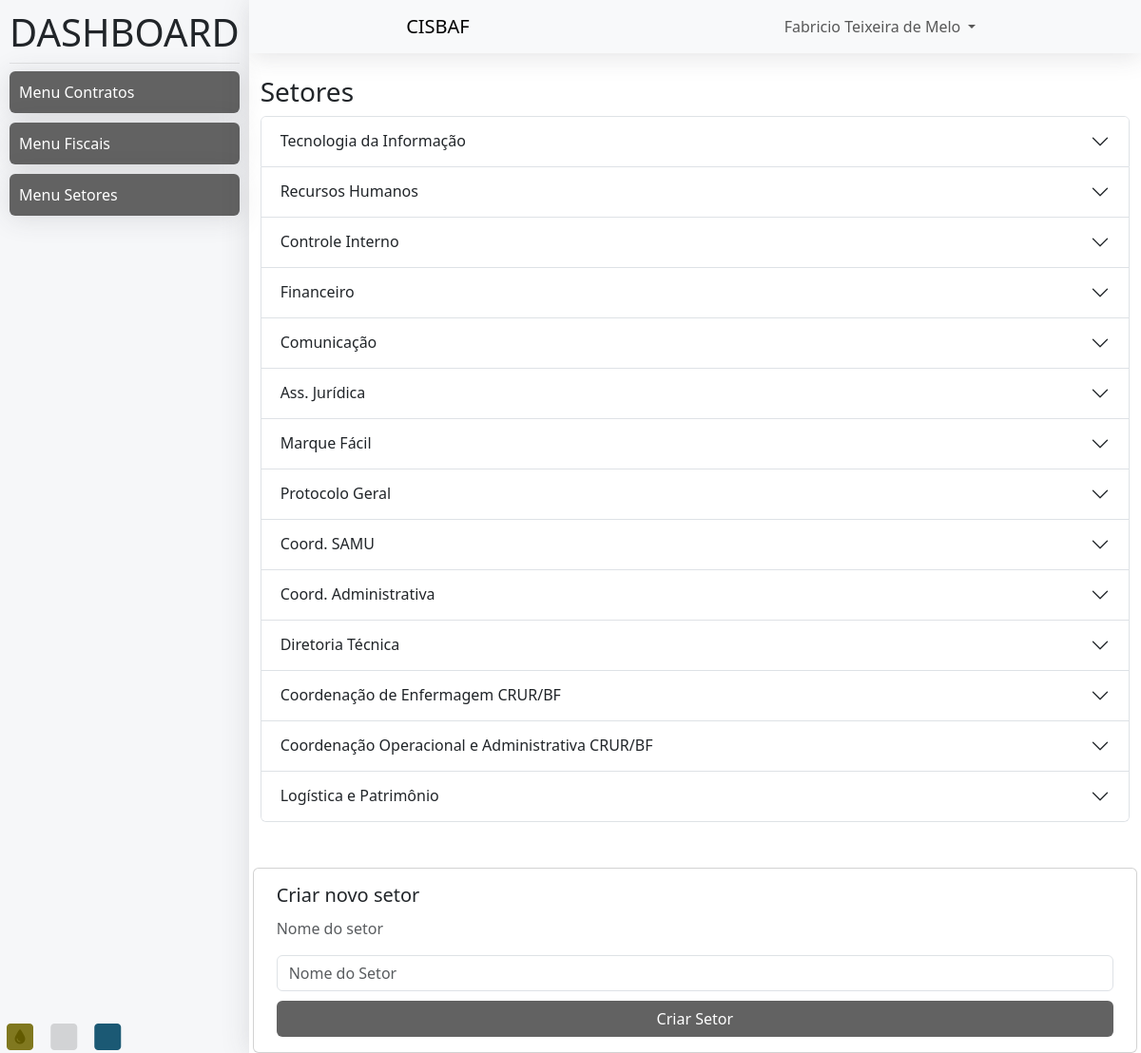
Page /dash/sectors (signed in) on the committed database.
### accounts/models.py (models this page shows, shortened)
class CustomUser(AbstractUser):
    cell_phone = models.CharField('celular', max_length=100, blank=True, null=True)
    sector = models.ForeignKey(Sector, on_delete=models.DO_NOTHING, blank=True, null=True)
    theme = models.TextField(null=True, blank=True)
    infos_json = None
    @classmethod
    def get_users(cls, **kwargs):
        data_users = CustomUser.objects.filter(**kwargs)
        for user in data_users:
            user.att_json()
        return data_users
    def att_json(self):
        self.infos_json = {
        'id': self.pk,
        'name': f'{self.first_name} {self.last_name}',
        'email': self.email,
        'cell_phone': self.cell_phone,
        'sector': {'id': self.sector.pk, 'name': self.sector.name},
        }

class Sector(models.Model):
    name = models.CharField('Setor', unique=True, max_length=200)
    users = None

### contracts/views/view_dash.py (the view)
# urls.py: path('dash/sectors', view_dash.dash_sectors, name="contract_dash_sectors"),
@login_required(login_url='contract_login')
def dash_sectors(request):
    sectors = Sector.objects.all()
    for sector in sectors:
        sector.users = CustomUser.get_users(sector=sector)
    context = {'sectors': sectors}
    return render(request, 'contract_dash_sectors.html', context=context)

### contracts/templates/contract_dash_sectors.html (shortened to what this page needs)
{% extends 'static/contracts/base_dash.html' %}
{% load static %}
{% block body %}
<div class="container">
  <br>
    <h3>Setores</h3>
    <div class="accordion" id="accordionSector" >
        {% for sector in sectors %}
        <div class="accordion-item">
            <h2 class="accordion-header">
              <button class="accordion-button collapsed" type="button" data-bs-toggle="collapse" data-bs-target="#collapse{{ sector.pk }}" aria-expanded="false" aria-controls="collapse{{ sector.pk }}">
                {{ sector.name }}
              </button>
            </h2>
        </div>
        {% endfor %}
    </div>
  <br><br>
    <form class="row g-3" action="{% url 'contract_create_sector' %}" method="POST">
      <div class="card">
        <div class="card-body" style="display:flex;flex-direction:column;gap:10px;">
          <h5 class="card-title">Criar novo setor</h5>
          <h6 class="card-subtitle mb-2 text-body-secondary">Nome do setor</h6>
          <input type="text" class="form-control" name="name" placeholder="Nome do Setor">
          <button type="submit" class="btn abtn">Criar Setor</button>
        </div>
      </div>
    </form>
</div>
{% endblock body %}

### templates/parciais/contracts/_nav.html (shortened to what this page needs)
<nav class="navbar navbar-expand-lg navbar-light bg-light shadow">
    <div class="container-fluid">
      <div class="mynav">
        <a class="navbar-brand" href="{% url 'contract_index' %}">CISBAF</a>
      {% if user.is_authenticated %}
      <div class="collapse navbar-collapse" id="navbarNavDarkDropdown" style="flex-grow:0;">
        <ul class="navbar-nav">
            <li class="nav-item dropdown">
                <a class="nav-link dropdown-toggle" href="#" role="button" data-bs-toggle="dropdown" aria-expanded="false">
                    {{ user.first_name }} {{ user.last_name }}
                </a>
              </li>
        </ul>
      </div>
      {% endif %}
      </div>
    </div>
  </nav>

### templates/static/contracts/css/global.css (style rules this page uses)
* { margin: 0; padding: 0; box-sizing: border-box; }
html, body { height: 100%; width: 100%; }
.shadow { box-shadow: 0 .15rem 1.75rem 0 rgba(58, 59, 69, .15) !important; }
.mynav { flex: 1; display: flex; justify-content: space-around; }

### rows in the picture
CustomUser: first_name "Fabricio", last_name "Teixeira de Melo"
Sector: name "Tecnologia da Informação"
Sector: name "Recursos Humanos"
Sector: name "Controle Interno"
Sector: name "Financeiro"
Sector: name "Comunicação"
Sector: name "Ass. Jurídica"
Sector: name "Marque Fácil"
Sector: name "Protocolo Geral"
Sector: name "Coord. SAMU"
Sector: name "Coord. Administrativa"
Sector: name "Diretoria Técnica"
Sector: name "Coordenação de Enfermagem CRUR/BF"
Sector: name "Coordenação Operacional e Administrativa CRUR/BF"
Sector: name "Logística e Patrimônio"
